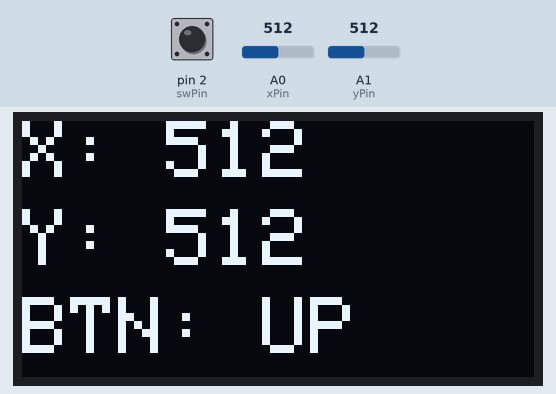
Bench run of a sketch on a simulated Arduino Uno, built with avr-gcc and run on an emulated ATmega328P. Parts: 128×64 one-colour display. The inputs (shaded band) are chosen by the test bench; at power-on: A0 (xPin) = 512, pin 2 (swPin) HIGH, A1 (yPin) = 512. What the sketch prints to the serial monitor is not drawn.

Above: at 1.2 s.
1.3 s: A0 (xPin) set to 716
At 2.6 s:
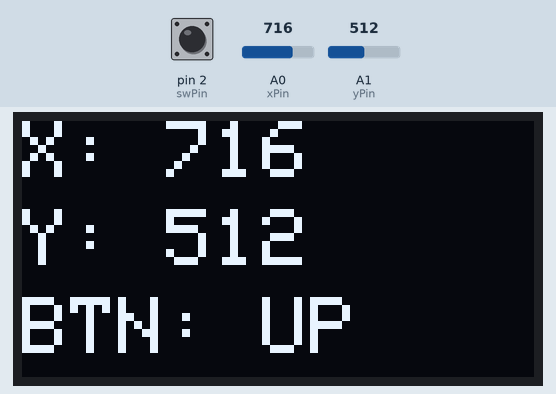
2.9 s: pin 2 (swPin) pulled LOW for 0.15 s
At 3.07 s:
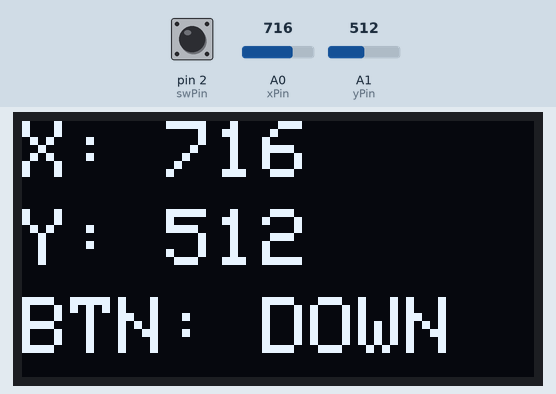
4.6 s: A1 (yPin) set to 716
At 5.8 s:
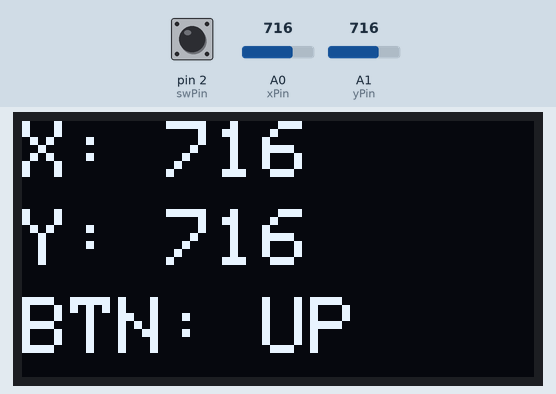
6.1 s: A0 (xPin) set to 0
At 7.1 s:
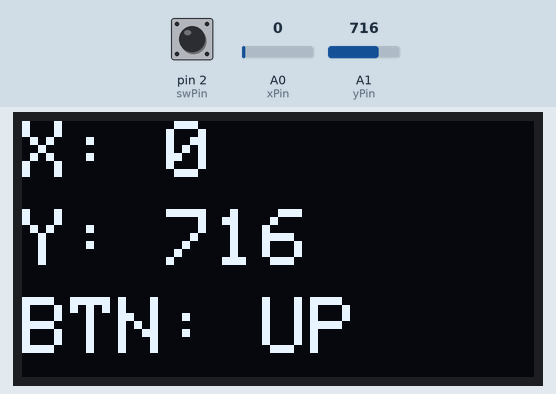
7.6 s: pin 2 (swPin) pulled LOW for 1 s
At 8.1 s:
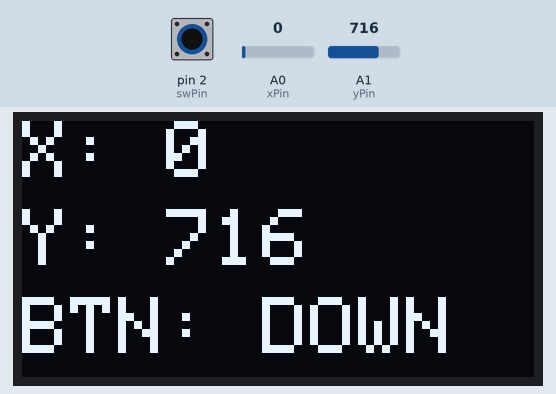
10.1 s: A1 (yPin) set to 511
At 11.0 s:
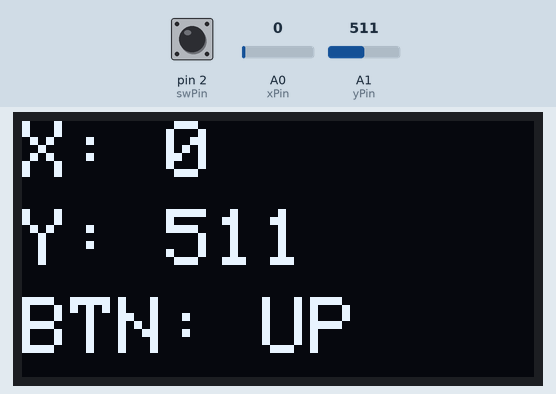
Timing chart, 0 to 12.6 s (numbered marks = the images above; inputs shaded):
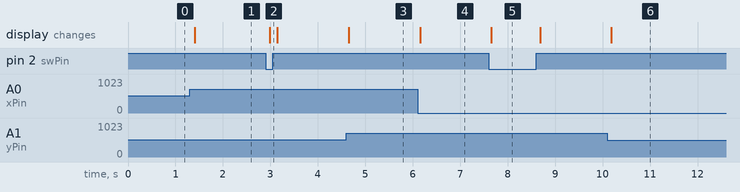

Measured:
- after the input at 1.3 s, the display: changes after 0.11 s (image 1)
- after the input at 2.9 s, the display: changes after 0.09 s (image 2)
- after the input at 4.6 s, the display: changes after 0.05 s (image 3)
- after the input at 6.1 s, the display: changes after 0.06 s (image 4)
- after the input at 7.6 s, the display: changes after 0.06 s (image 5)
- after the input at 10.1 s, the display: changes after 0.08 s (image 6)

The sketch:

mega2560joystickssd1306.ino
```cpp
#include <SPI.h>
#include <Wire.h>
#include <Adafruit_GFX.h>
#include <Adafruit_SSD1306.h>

#define SCREEN_WIDTH 128 // OLED display width, in pixels
#define SCREEN_HEIGHT 64 // OLED display height, in pixels

// Reset pin # (or -1 if sharing Arduino reset pin)
#define OLED_RESET     -1
// 0x3C is standard for most 128x64 OLEDs; change to 0x3D if it doesn't display
#define SCREEN_ADDRESS 0x3C

Adafruit_SSD1306 display(SCREEN_WIDTH, SCREEN_HEIGHT, &Wire, OLED_RESET);

// Joystick Pin definitions
const int xPin = A0;
const int yPin = A1;
const int swPin = 2;

void setup() {
  // Initialize standard hardware Serial for USB debugging
  Serial.begin(9600);

  // Initialize joystick button with internal pull-up resistor
  pinMode(swPin, INPUT_PULLUP);

  // SSD1306_SWITCHCAPVCC = generate display voltage from 5V internal
  if(!display.begin(SSD1306_SWITCHCAPVCC, SCREEN_ADDRESS)) {
    Serial.println(F("SSD1306 allocation failed"));
    for(;;); // Don't proceed, loop forever
  }

  // Clear the buffer and configure text settings
  display.clearDisplay();
  display.setTextSize(2);             // Clean, readable size
  display.setTextColor(SSD1306_WHITE); // Draw white text
}

void loop() {
  // 1. Read values from the joystick (0 - 1023)
  int xVal = analogRead(xPin);
  int yVal = analogRead(yPin);
  int btnVal = digitalRead(swPin); // LOW = Pressed, HIGH = Released

  // 2. Also send data down the main hardware USB serial port for debugging
  Serial.print("X: ");
  Serial.print(xVal);
  Serial.print(" | Y: ");
  Serial.print(yVal);
  Serial.print(" | Button: ");
  Serial.println(btnVal == LOW ? "PRESSED" : "RELEASED");

  // 3. Update the OLED Screen
  display.clearDisplay(); // Always wipe the screen before drawing new text

  // Print X Value
  display.setCursor(0, 0);
  display.print("X: ");
  display.print(xVal);

  // Print Y Value
  display.setCursor(0, 22);
  display.print("Y: ");
  display.print(yVal);

  // Print Button Status
  display.setCursor(0, 44);
  display.print("BTN: ");
  if (btnVal == LOW) {
    display.print("DOWN");
  } else {
    display.print("UP");
  }

  // Render the data buffer onto the physical screen
  display.display();

  delay(50); // Fast enough to be responsive, slow enough to prevent display flickering
}
```
